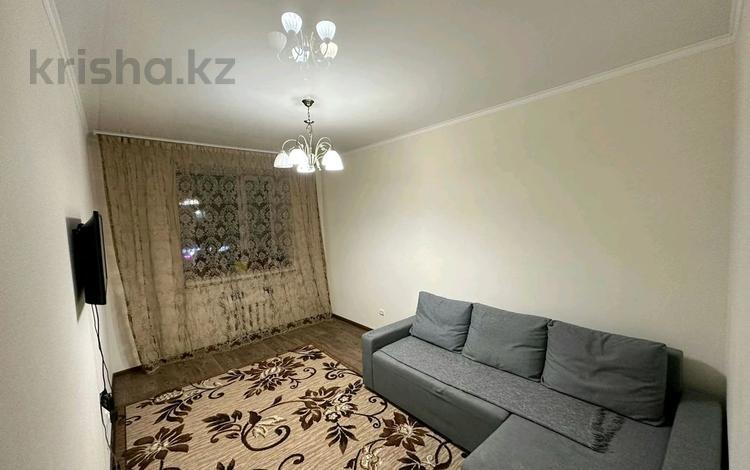
#> input picture service/parser_znakapp/images/img1.png, 750 x 470 px, found by its file name; its folder holds 4 pictures in this run
$ python prepare_masks.py
#> lines starting #> are read from the running program, lines starting #| are printed output that depends on the picture
import os
from PIL import Image, ImageDraw

mask_suffix = '_mask'

def create_mask_black(filename):
    dir_path, file_name = os.path.split(filename)
    file_name, file_ext = os.path.splitext(file_name)

    # Load the input image
    input_image = Image.open(filename)
#> input_image is the input picture: PIL image 750x470 RGB; mean R, G, B 149.8, 142.6, 124.4

    # Create a new blank image with the same resolution as the input image
    new_image = Image.new(mode='RGB', size=input_image.size, color='black')
#> new_image: PIL image 750x470 RGB; every value is 0

    # Save the new image as a PNG file
    new_file_name = file_name + mask_suffix
    new_file_path = os.path.join(dir_path, new_file_name + file_ext)
    new_image.save(new_file_path)

    return new_file_path

def create_white_mask(filename):
    # Load the input image
    input_image = Image.open(filename)

    # Get the image size
    width, height = input_image.size
#> width = 750; height = 470

    # Set the size of the white rectangles and padding
    mask_width = 200
    mask_height = 100
    padding = 30
    id_mask_height = 50
    id_mask_width = 200

    # Create a new image with the same size as the input image
    output_image = Image.new(mode='RGBA', size=(width, height), color=(0, 0, 0, 0))
#> output_image: PIL image 750x470 RGBA; every value is 0

    # Draw the white rectangles in the corners with padding
    draw = ImageDraw.Draw(output_image)
    draw.rectangle((padding, padding, mask_width + padding, mask_height + padding), fill=(255, 255, 255, 255))
    draw.rectangle((padding, height - mask_height - padding, mask_width + padding, height - padding), fill=(255, 255, 255, 255))
    draw.rectangle((width - mask_width - padding, padding, width - padding, mask_height + padding), fill=(255, 255, 255, 255))
    draw.rectangle((width - mask_width - padding, height - mask_height - padding, width - padding, height - padding), fill=(255, 255, 255, 255))
    draw.rectangle(((width - id_mask_width)/2, (height - id_mask_height)/2, (width + id_mask_width)/2, (height + id_mask_height)/2), fill=(255, 255, 255, 255))

    # Merge the output image with the input image
    merged_image = Image.alpha_composite(input_image.convert('RGBA'), output_image)
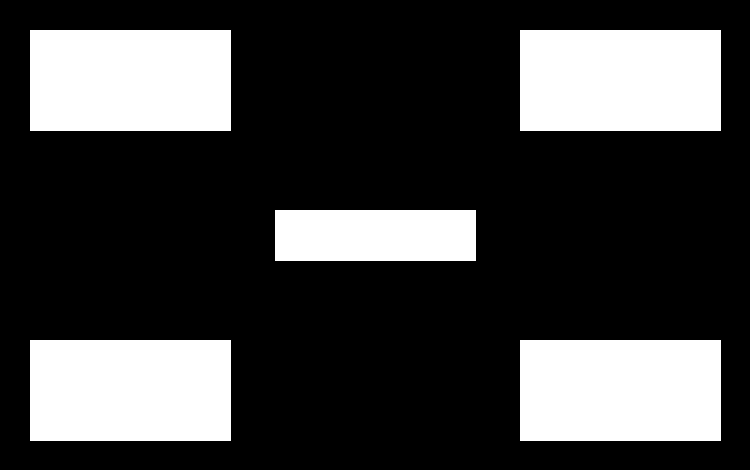
#> merged_image: PIL image 750x470 RGBA; mean R, G, B, A 66.2, 66.2, 66.2, 255

    # Save the merged image as a PNG file
    merged_image.save(filename)

script_path = os.path.dirname(os.path.realpath(__file__))

# The path to the folder to enumerate
in_folder_path = '/Users/daniillavrentyev/PycharmProjects/znakapp3.8/znakapp_38/znakapp/znakapp/service/parser_znakapp/images/'

# Enumerate the files in the folder
for filename in os.listdir(in_folder_path):
    if os.path.isfile(os.path.join(in_folder_path, filename)):
        mask_file_name = create_mask_black(in_folder_path + filename)
        create_white_mask(mask_file_name)
